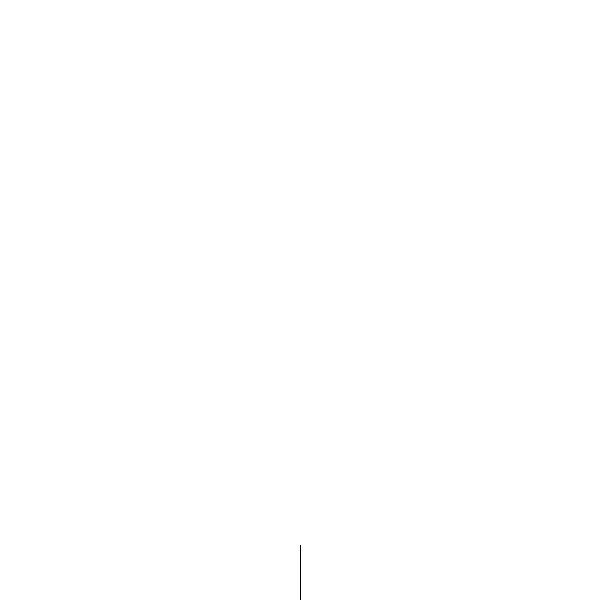
Frame 1 (no input)
Frame 60 (the mouse pressed at the canvas centre just before this capture): identical to frame 1, image omitted
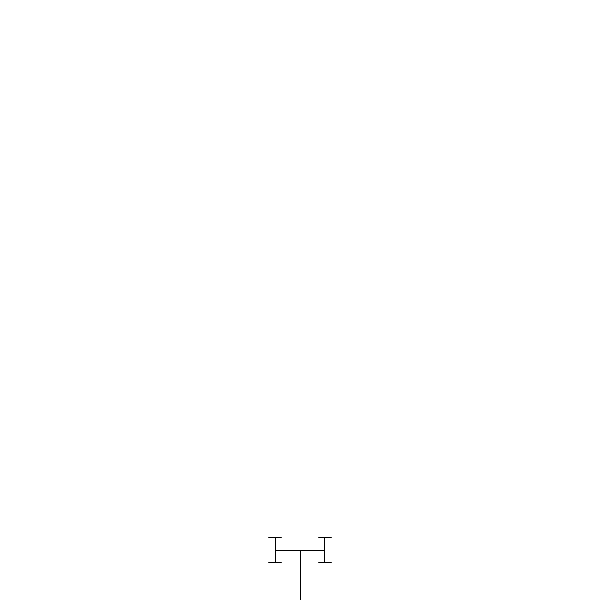
Frame 120 (the mouse held since frame 60 and released just before this capture)

The Processing sketch that drew these frames (run headless with seeded random() and noise(); from frame 60 on, the mouse is pressed at the canvas centre):

// Processing sketch: Rojo_Rocio_TercerClase
// ── Rojo_Rocio_TercerClase.pde

class Rama {
     PVector coordenadas;
     PVector linea;
}

ArrayList<Rama> puntobase = new ArrayList<Rama>();

void setup(){
 
  size(600,600);

}


void draw(){
    background(255);
    Rama ramita = new Rama();
    ramita.coordenadas = new PVector(width/2,height);
    translate(width/2,height);
    float angle = map(mouseX,0,width,0,PI);
    float propo = map(mouseY,0,height,0.1,0.9);
    ramita.linea = new PVector(angle,propo);
    puntobase.add(ramita);
    //println(ramita.linea.x);
    //println(ramita.linea.y);
    //println("X:" + ramita.coordenadas.x);
    //println("Y: " + ramita.coordenadas.y);
    branch(50,propo,angle);
    smooth();
}


void branch(float len, float proporcion, float angulo){
 //Funcion recursiva para el arbol fractal
  
  line(0,0,0,-len);
  Rama ramita = new Rama();
  ramita.linea = new PVector(proporcion,angulo);
  ramita.coordenadas = new PVector(mouseX,mouseY); //<>//
  //println("X:" + ramita.coordenadas.x);
  //println("Y: " + ramita.coordenadas.y);
  
  if(len>10) {
    
    // Lado Izquierdo
    pushMatrix();
    translate(0, -len); //porque no me muevo de donde estoy
    rotate(angulo);  // para dar rumbo
    branch(len*proporcion,proporcion,angulo);
    popMatrix();
    
    //Lado Derecho
    pushMatrix();
    translate(0, -len);
    rotate(-angulo);  // para dar rumbo
    branch(len*proporcion,proporcion,angulo);
    popMatrix();
    
  }
  
}
